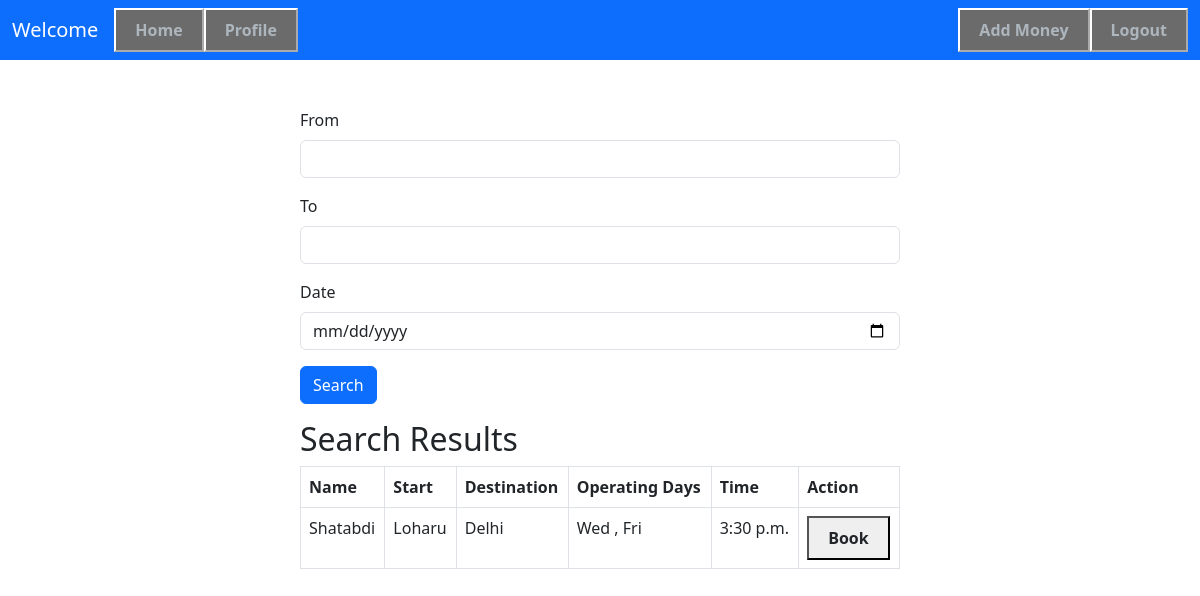
The app's page / (signed in) with its own data.
### task/models.py (models this page shows, shortened)
class Train(models.Model):
    name = models.CharField(max_length=255)
    start = models.CharField(max_length=100)
    destination = models.CharField(max_length=100)
    time = models.TimeField(default='00:00:00')
    is_active = models.BooleanField(default=False)
    operating_days = models.ManyToManyField('Day', through='Train_operating_days', related_name='trains')
    def available_seats(self, seat_type):
        available_seats_count = 0
        for section in self.sections.all():
            available_seats_count += section.available_seats()
        return available_seats_count
    def update_active_status(self):
        has_sections = bool(self.sections.count() > 0)
        if has_sections:
            available = any(self.available_seats(seat_type) > 0 for seat_type in self.sections.values_list('name__name', flat=True))
            print(f"Train: {self.name}, Available Seats: {available}")
            self.is_active = available
        else:
            self.is_active = False

class Day(models.Model):
    name = models.CharField(max_length=3, choices=DAYS_OF_WEEK_CHOICES)

### task/views.py (the view, shortened to what this page needs)
# urls.py: 2. Add a URL to urlpatterns:  path('', views.home, name='home')
@login_required(login_url="/login/")
def home(request):
    queryset = Train.objects.all()
    for train in queryset:
        train.update_active_status()
    if not queryset:
        messages.error(request, 'No trains found for selected criteria')
    sectionset = Choices.objects.all()
    return render(request, 'home.html', {'queryset': queryset, 'sectionset': sectionset})

### task/models.py (called while the page is built)
    def available_seats(self):
        total_seats = self.number
        return max(0, total_seats - self.booked_seats)

### task/templates/home.html (shortened to what this page needs)
{% extends "base.html" %}
{% block start %}
<div class="mt-5">
    <div class="mx-auto col-6">
        <form method="get" action="{% url 'home' %}">
            <div class="mb-3">
                <label for="exampleInputEmail1" class="form-label">From</label>
                <input name="start" required type="text" class="form-control">
            </div>
            <div class="mb-3">
                <label for="exampleInputEmail1" class="form-label">To</label>
                <input name="destination" required type="text" class="form-control">
            </div>
            <div class="mb-3">
                <label for="exampleInputEmail1" class="form-label">Date</label>
                <input name="date" required type="date" class="form-control">
            </div>
            <button type="submit" class="btn btn-primary">Search</button>
        </form>
        {% if queryset %}
            <h2 class="mt-3">Search Results</h2>
            <table class="table table-bordered">
                <thead>
                    <tr>
                        <th>Name</th>
                        <th>Start</th>
                        <th>Destination</th>
                        <th>Operating Days</th>
                        <th>Time</th>
                        <th>Action</th>
                    </tr>
                </thead>
                <tbody>
                    {% for train in queryset %}
                    <tr>
                        <td>{{ train.name }}</td>
                        <td>{{ train.start }}</td>
                        <td>{{ train.destination }}</td>
                        <td>
                            {% for day in train.operating_days.all %}
                                {{ day.name }}
                                {% if not forloop.last %}, {% endif %}
                            {% endfor %}
                        </td>
                        <td>{{ train.time }}</td>
                        <td>
                            {% if train.is_active %}
                                <button><a href="/book/{{ train.id }}" class="btn fw-bold">Book</a></button>
                            {% else %}
                                <p>Unavailable</p>
                            {% endif %}
                        </td>
                    </tr>
                {% endfor %}
                </tbody>
            </table>
        {% endif %}
    </div>
</div>
{% endblock %}

### records on screen
Train: name "Shatabdi", start "Loharu", destination "Delhi", time "3:30 p.m."
Day: name "Wed"
Day: name "Fri"
